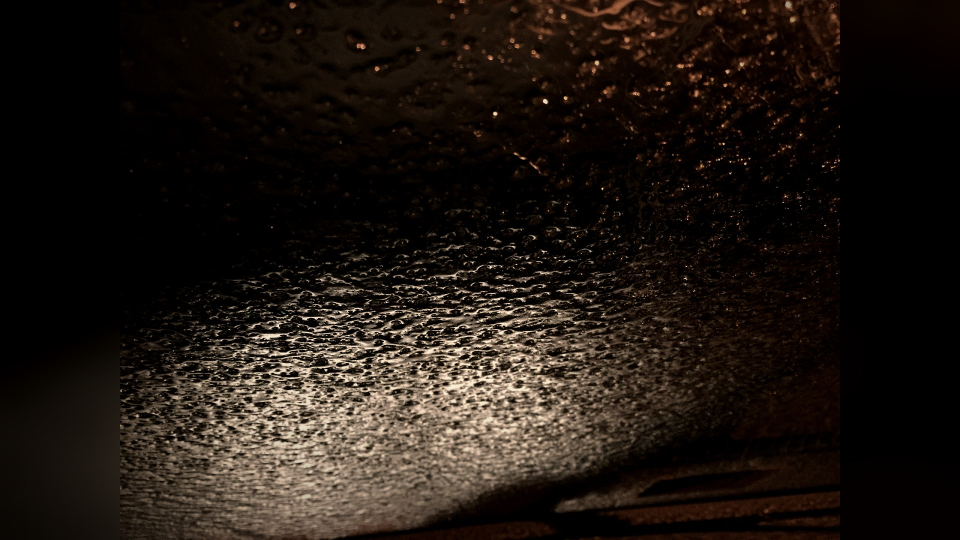
#> input picture la_cosa_nuestra/video/trabajo/graded/G02_02.jpg, 1920 x 1080 px (shown at 1/2 size)
$ python -i armar_video.py   (imports and definitions only)
#> lines starting #> are read from the running program, lines starting #| are printed output that depends on the picture
#> further down, picture is the input picture: shape (1080, 1920, 3); mean B, G, R 17.8, 23.3, 30.8
#!/usr/bin/env python3
"""Arma el video: fotos con zoom/paneo lento (Ken Burns), cortes secos cada 2-4 s, tableros de evidencias del FBI
al inicio de cada Parte, titulo de cada regla, sello (REAL / A MEDIAS / INVENTADA), subtitulos con palabras clave
resaltadas, vineta + grano.  Render en paralelo por trozos.

Uso:
  python3 armar_video.py preparar  IMGS_DIR  TRABAJO_DIR            # gradua las fotos y crea los tableros
  python3 armar_video.py plan      TIMELINE   TRABAJO_DIR            # crea plan.json (cortes y fotos)
  python3 armar_video.py render    TIMELINE   TRABAJO_DIR  T0 T1  N  # renderiza [T0,T1) s en N procesos -> parte_*.mp4
  python3 armar_video.py unir      TRABAJO_DIR MEZCLA.wav  SALIDA.mp4
"""
import bisect, glob, json, math, os, random, re, subprocess, sys, unicodedata
import cv2
import numpy as np
from PIL import Image, ImageDraw, ImageFilter, ImageFont

W, H, FPS = 1280, 720, 25
BW, BH = 1920, 1080                       # tamano base de las fotos graduadas (margen para el zoom)
FSERIF = "/usr/share/fonts/truetype/dejavu/DejaVuSerif-Bold.ttf"
FSANS = "/usr/share/fonts/truetype/dejavu/DejaVuSans-Bold.ttf"
FMONO = "/usr/share/fonts/truetype/dejavu/DejaVuSansMono-Bold.ttf"

TAGS = {  # etiquetas de fotos preferidas por bloque
    "gancho": ["H01", "H03", "G28", "G29", "G12", "G13", "G30", "G03"],
    "sellos": ["G16", "G17", "G15", "G26", "G14"],
    "parte1": ["G14", "G10", "G32", "G06"], "parte2": ["G11", "G01", "G26", "G02"],
    "parte3": ["P3", "G17", "G15", "G26", "G35"], "parte4": ["G03", "G20", "G33", "G25"],
    "parte5": ["G05", "G25", "G01", "G30"],
    1: ["G10", "G14", "G32", "G06"], 2: ["G31", "G35", "G40", "G07"], 3: ["G05", "G25", "G12", "G32"],
    4: ["G18", "G06", "G19", "R4"], 5: ["R5", "G34", "G23"], 6: ["G11", "G01", "R6"], 7: ["G26", "G02", "G21"],
    8: ["R8", "G11", "G37"], 9: ["R9", "G21", "G22", "G04"], 10: ["R10", "G35", "G40", "G19"],
    11: ["R11", "G24", "G33"], 12: ["G09", "G06", "G31", "R12"], 13: ["R13", "G16", "G12", "G30"],
    14: ["G03", "G20", "G33", "R14"], 15: ["R15", "G25", "G32", "G02"], 16: ["R16", "G15", "G26"],
    17: ["R17", "G17", "G15", "G08"], 18: ["G05", "G25", "G01"], 19: ["G30", "G28", "G27", "G04"],
    "cierre": ["C01", "C03", "C05", "C06", "C07", "G04", "G27", "G40"],
}
NUM = {w: i + 1 for i, w in enumerate("uno dos tres cuatro cinco seis siete ocho nueve diez once doce trece catorce quince "
                                      "dieciséis diecisiete dieciocho diecinueve veinte".split())}
RESALTAR = {"real", "reales", "inventada", "medias", "verdad", "comision", "omerta", "fbi", "dinero", "miedo", "poder",
            "familia", "orgullo", "porque", "caro", "gotti", "castellano", "lo", "piccolo"}


# Huecos para clips / fotos de la serie: (bloque, palabra ancla, aparicion, descripcion de la escena a poner).
# 4 s cada uno; el clip va con la narracion encima. Se activan dejando clips/slot_NN.mp4 (o .jpg) en la carpeta de trabajo.
SLOTS = [
    ("gancho", "striptease", 1, "El Bada Bing, por fuera o por dentro (cualquier episodio)"),
    (1, "carmela", 1, "Paulie y Vito entregan el dinero a Carmela en el hospital (episodio 'Mayham', temporada 6)"),
    (3, "ginny", 2, "Ralph bromea sobre Ginny y Johnny Sack se enfurece (temporada 4, 'The Weight')"),
    (4, "vito", 2, "Vito es descubierto y reaccionan Phil y los de Nueva York (temporada 6)"),
    (6, "barbacoa", 1, "Tony en shorts en la barbacoa y el reproche 'A Don doesn't wear shorts' (temporada 4, episodio 1: 'For All Debts Public and Private')"),
    (7, "boda", 1, "Johnny Sack llora cuando lo arrestan en la boda de su hija (temporada 6)"),
    (8, "boca", 1, "Junior en Boca Ratón (temporada 1, episodio 'Boca')"),
    (9, "santo", 1, "Ceremonia de iniciacion: pinchazo e imagen de santo ardiendo"),
    (10, "traficantes", 1, "Christopher contrata a los traficantes para el trabajo 'de gente de fuera' (temporada 4, 'Whitecaps')"),
    (11, "monopoly", 1, "Pelea de Bobby y Tony tras el Monopoly (episodio 'Soprano Home Movies', 6.13)"),
    (12, "cuchillo", 1, "Silvio y Carlo matan a Fat Dom en Satriale's (episodio 'Cold Stones', 6.11)"),
    (13, "peeps", 1, "Tony Blundetto y el asesinato de Joey Peeps (temporada 5, 'Marco Polo')"),
    (14, "carretera", 1, "Tony y Christopher tras el accidente de auto (episodio 'Kennedy and Heidi', 6.18)"),
    (15, "chris", 1, "J.T. Dolan: 'Chris, you're in the mafia!' (episodio 'Walk Like a Man', 6x17)"),
    (16, "tribunal", 1, "Johnny Sack ante el tribunal / acuerdo con la fiscalia (temporada 6)"),
    (17, "pussy", 1, "Big Pussy y el FBI (temporada 2)"),
    (18, "coco", 1, "Tony golpea a Coco por lo de Meadow (episodio 'The Second Coming', 6.19)"),
    (19, "harris", 1, "Tony y el agente Harris (temporada 6)"),
]
SLOT_DUR = 4.0
# Fotos historicas reales (dominio publico), en el momento en que el guion nombra al personaje: (bloque, palabra ancla, aparicion, clave de foto)
REAL_DUR = 3.4
REAL_SLOTS = [("parte3", "luciano", 1, "luciano"), ("parte3", "valachi", 1, "valachi1"), ("parte3", "pistone", 1, "pistone"),
              (2, "gotti", 1, "gotti"), (10, "sparks", 1, "sparks"), (10, "castellano", 1, "castellano"),
              (10, "gigante", 1, "gigante"), (9, "sam", 1, "decavalcante"), (17, "gravano", 1, "gravano"), (17, "valachi", 1, "valachi2")]


def norm(w):
    w = unicodedata.normalize("NFD", w.lower())
    return re.sub(r"[^a-z0-9]", "", "".join(c for c in w if unicodedata.category(c) != "Mn"))


# --------------------------------------------------------------------------- fotos
def graduar(img):
    h, w = img.shape[:2]
#> h = 1080; w = 1920
    ar = w / h
#> ar = 1.78
    if ar >= 1.5:                                             # recorte 16:9 (sesgo vertical hacia arriba)
        nw = min(w, int(h * 16 / 9)); nh = int(nw * 9 / 16)
#> after `nw = min(w, int(h * 16 / 9))`: nw = 1920
#> after `nh = int(nw * 9 / 16)`: nh = 1080
        x0 = (w - nw) // 2; y0 = int((h - nh) * 0.42)
#> after `x0 = (w - nw) // 2`: x0 = 0
#> after `y0 = int((h - nh) * 0.42)`: y0 = 0
        img = img[y0:y0 + nh, x0:x0 + nw]
        img = cv2.resize(img, (BW, BH), interpolation=cv2.INTER_AREA if nw > BW else cv2.INTER_CUBIC)
    else:                                                     # 4:3 o mas cuadrada: fondo desenfocado a los costados
        fondo = cv2.resize(img, (BW, BH), interpolation=cv2.INTER_AREA)
        fondo = cv2.GaussianBlur(fondo, (0, 0), 38) * 0.55
        fw = int(w * BH / h); fg = cv2.resize(img, (fw, BH), interpolation=cv2.INTER_AREA)
        x0 = (BW - fw) // 2
        fondo[:, x0:x0 + fw] = fg
        img = fondo.astype(np.uint8)
    x = img.astype(np.float32) / 255.0
    gris = cv2.cvtColor(img, cv2.COLOR_BGR2GRAY).astype(np.float32)[..., None] / 255.0
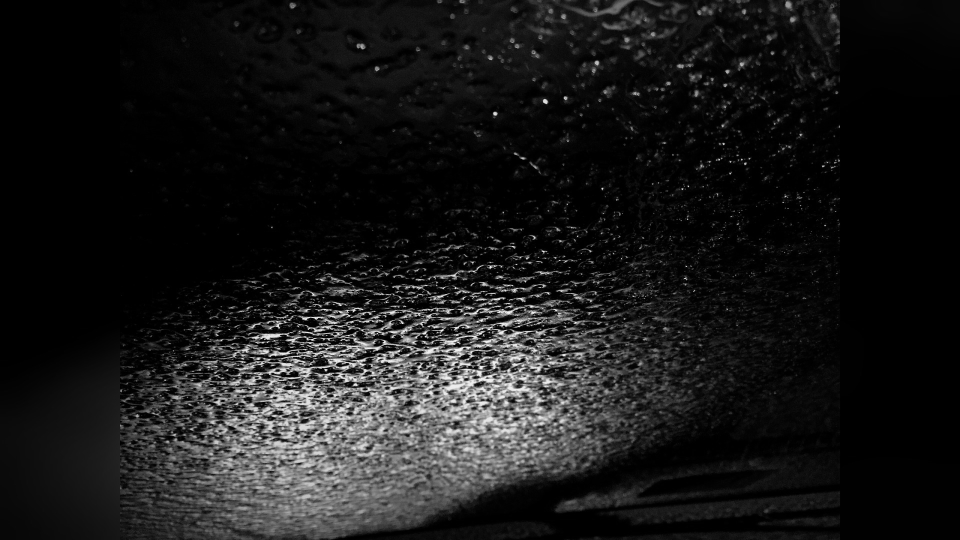
#> gris: shape (1080, 1920, 1) float32 (shown at 1/2 size); min 0, max 0.98, mean 0.0976
    x = gris + (x - gris) * 0.55                              # desaturado
    x *= np.array([0.90, 0.97, 1.07], np.float32)             # tinte calido (BGR)
    x = np.clip((x - 0.5) * 1.10 + 0.5 - 0.035, 0, 1) ** 1.10  # contraste y un poco mas oscuro
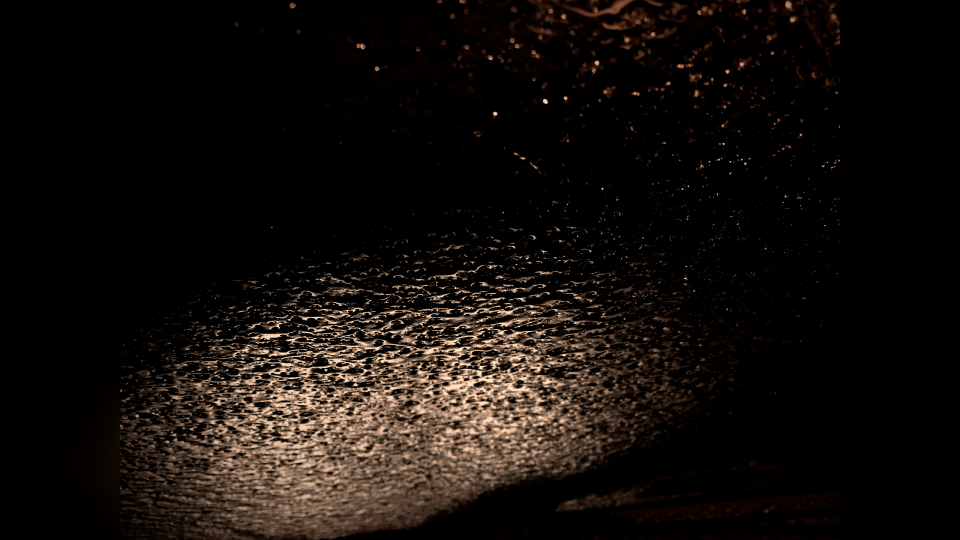
#> x: shape (1080, 1920, 3) float32 (shown at 1/2 size); mean B, G, R 0.0473, 0.0606, 0.0807
    yy, xx = np.mgrid[0:BH, 0:BW].astype(np.float32)
    r = np.sqrt(((xx - BW / 2) / (BW / 2)) ** 2 + ((yy - BH / 2) / (BH / 2)) ** 2)
    x *= (1 - 0.52 * np.clip(r / 1.35, 0, 1) ** 2.2)[..., None]   # vineta suave
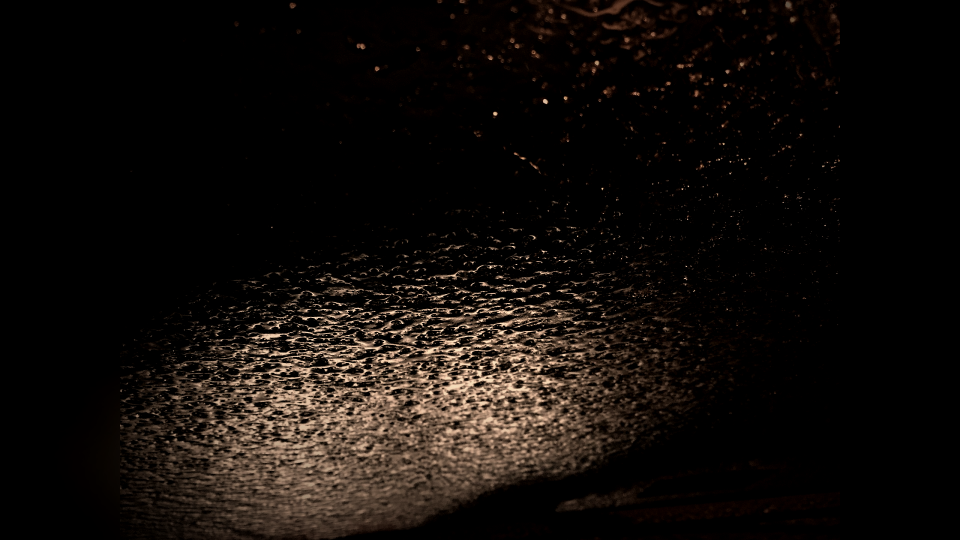
#> x: shape (1080, 1920, 3) float32 (shown at 1/2 size); mean B, G, R 0.0422, 0.0539, 0.0713
    return (np.clip(x, 0, 1) * 255).astype(np.uint8)


def fuente(ruta, tam):
    return ImageFont.truetype(ruta, tam)


# [272 lines left out: functions textura_corcho, tablero, preparar, preparar_reales, crear_tableros, plan and 2 more, not called in this run]


_yy, _xx = np.mgrid[0:H, 0:W].astype(np.float32)
VIGNETA = (1 - 0.52 * np.clip(np.sqrt(((_xx - W / 2) / (W / 2)) ** 2 + ((_yy - H / 2) / (H / 2)) ** 2) / 1.35, 0, 1) ** 2.2)[..., None]


# [97 lines left out: functions cargar_clip, render_titulo, render_pie, render_sello, render_subtitulo, frases and 1 more, not called in this run]


# --------------------------------------------------------------------------- render
def ease(x):
    return x * x * (3 - 2 * x)


# [98 lines left out: functions ventana, render_trozo, render, unir, not called in this run]


# [8 lines not run here, left out]

>>> import cv2
>>> picture = cv2.imread('trabajo/graded/G02_02.jpg')
>>> result = graduar(picture)

$ run again, on la_cosa_nuestra/video/trabajo/graded/G05_03.jpg
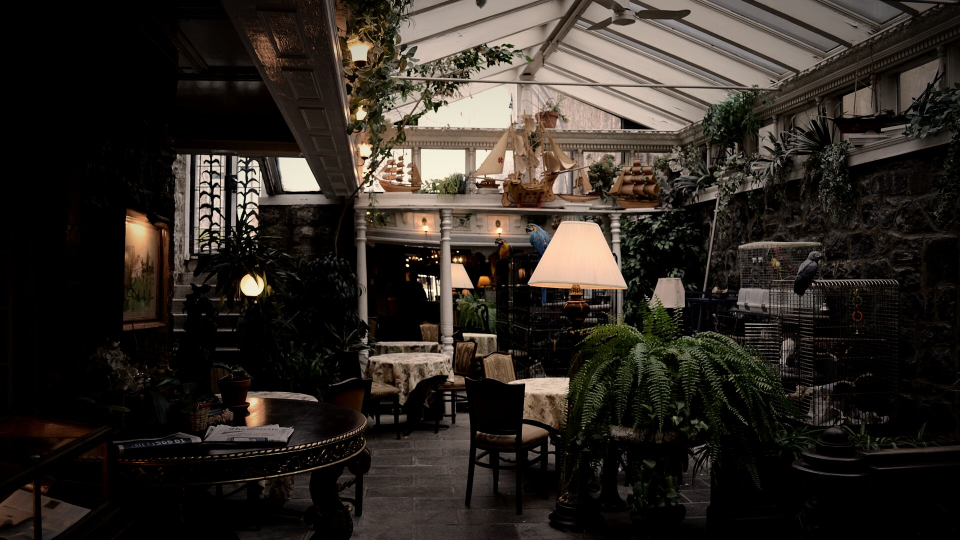
#> input picture la_cosa_nuestra/video/trabajo/graded/G05_03.jpg, 1920 x 1080 px (shown at 1/2 size)
#> picture is the input picture: shape (1080, 1920, 3); mean B, G, R 34.9, 40.7, 46.7
#> in graduar, `gris = cv2.cvtColor(img, cv2.COLOR_BGR2GRAY).astype(np.float32)[..., N..`:
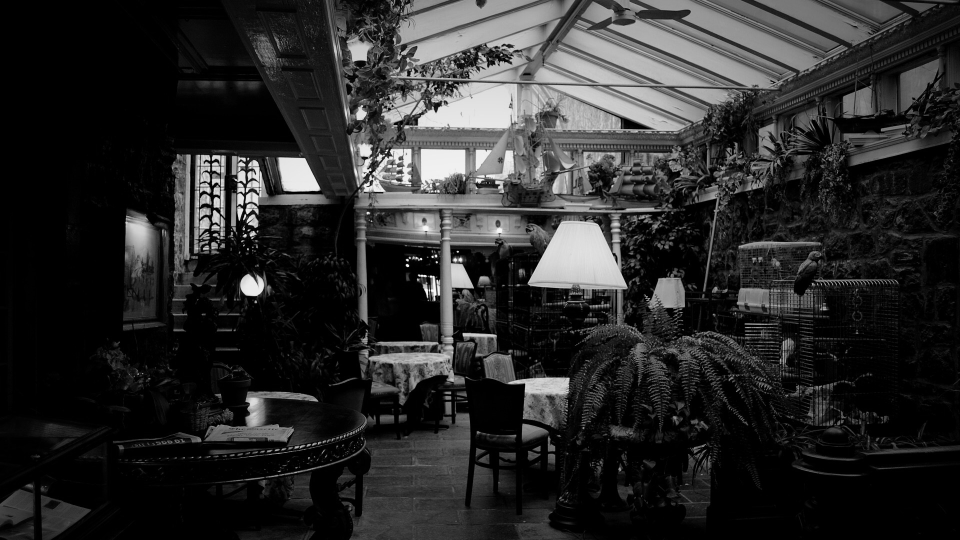
#> gris: shape (1080, 1920, 1) float32 (shown at 1/2 size); min 0, max 0.988, mean 0.164
#> in graduar, `x *= (1 - 0.52 * np.clip(r / 1.35, 0, 1) ** 2.2)[..., None]`:
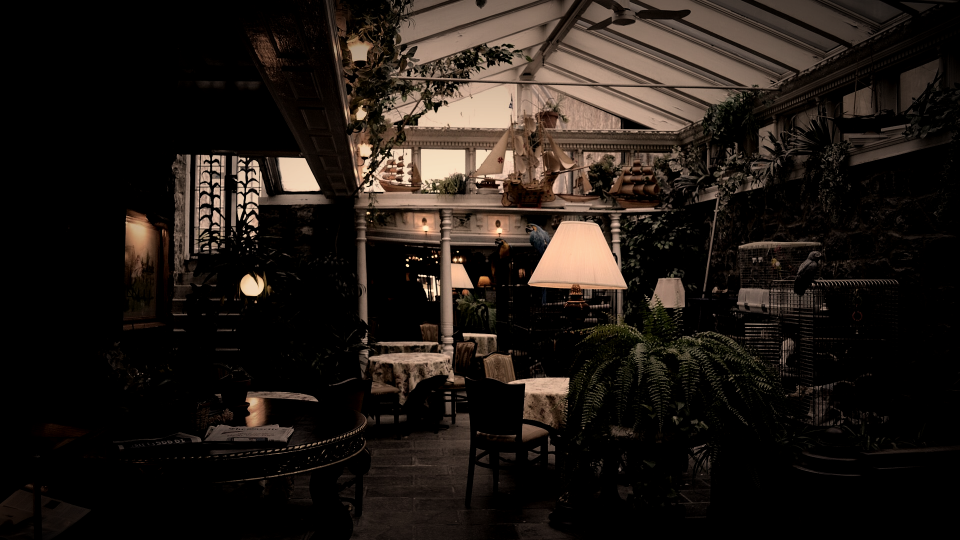
#> x: shape (1080, 1920, 3) float32 (shown at 1/2 size); mean B, G, R 0.085, 0.104, 0.131

$ run again, on la_cosa_nuestra/video/trabajo/graded/G08_01.jpg
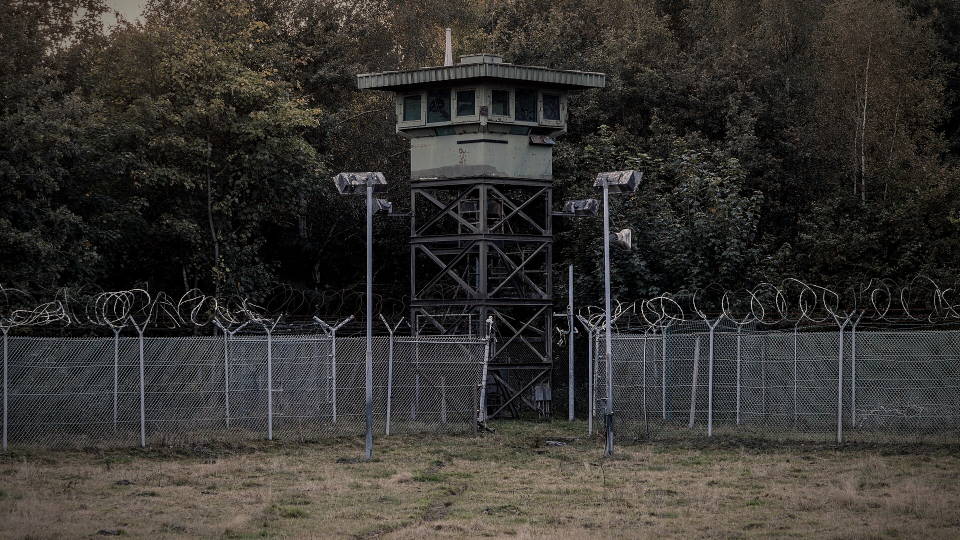
#> input picture la_cosa_nuestra/video/trabajo/graded/G08_01.jpg, 1920 x 1080 px (shown at 1/2 size)
#> picture is the input picture: shape (1080, 1920, 3); mean B, G, R 48.1, 51.7, 54.1
#> in graduar, `x = np.clip((x - 0.5) * 1.10 + 0.5 - 0.035, 0, 1) ** 1.10`:
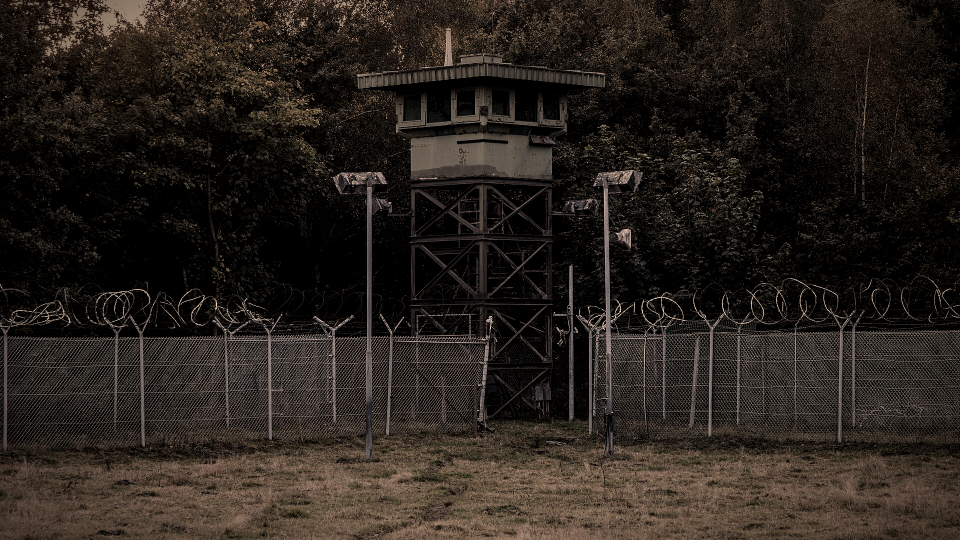
#> x: shape (1080, 1920, 3) float32 (shown at 1/2 size); mean B, G, R 0.113, 0.134, 0.16
#> in graduar, `x *= (1 - 0.52 * np.clip(r / 1.35, 0, 1) ** 2.2)[..., None]`:
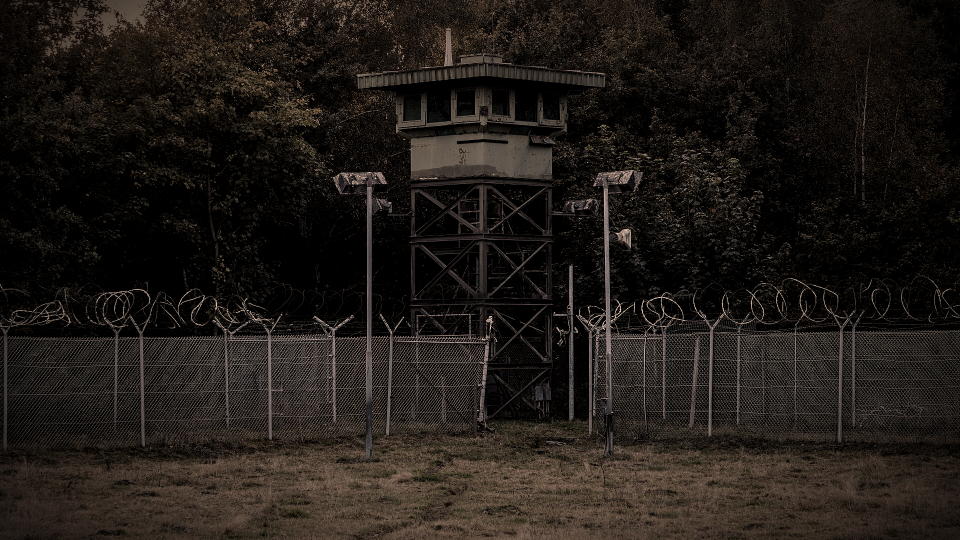
#> x: shape (1080, 1920, 3) float32 (shown at 1/2 size); mean B, G, R 0.0912, 0.107, 0.128
